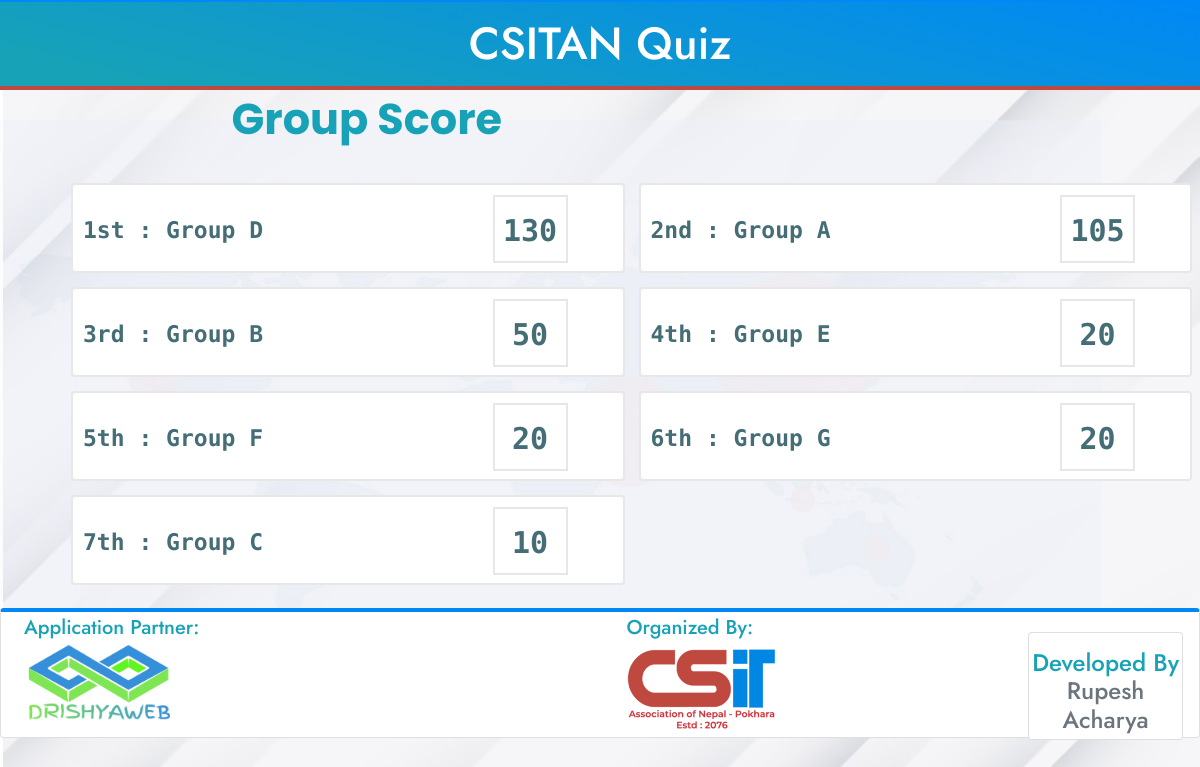
/leaderboard, run on an earlier commit of the app's database.
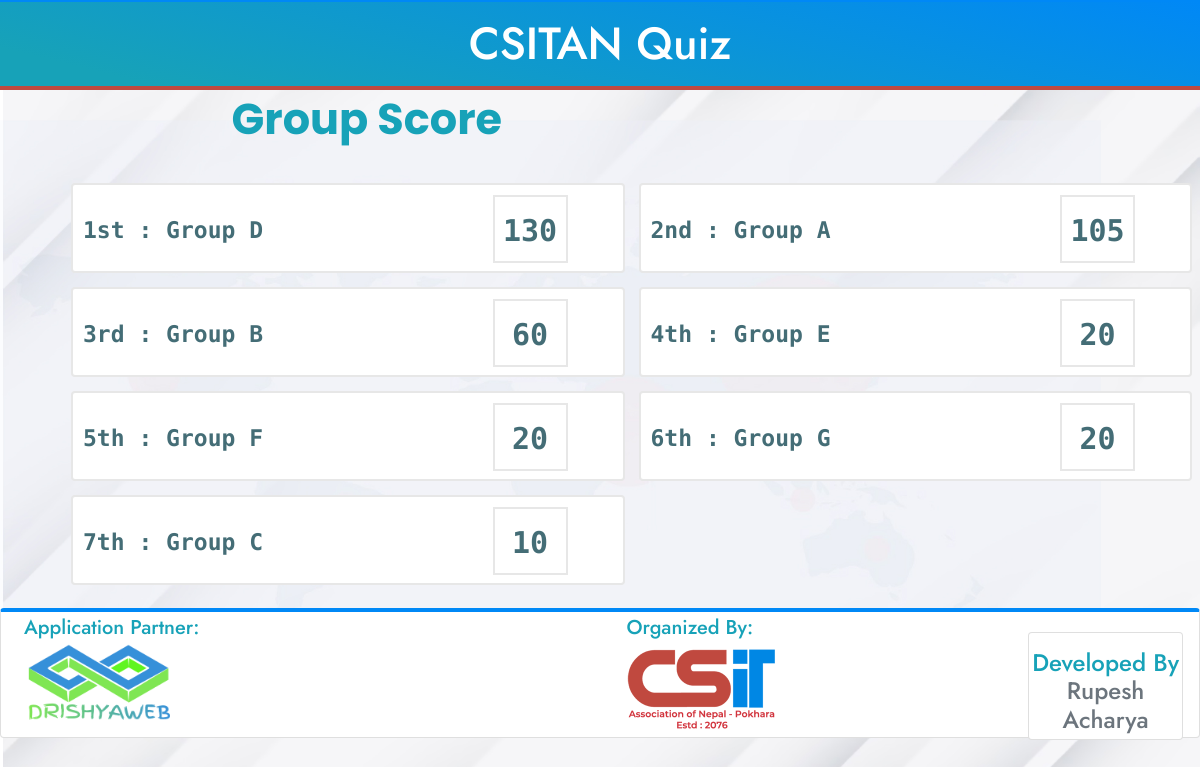
And on a later commit of the database.
### Main/models.py (models this page shows, shortened)
class User(models.Model):
    name = models.CharField(max_length=100)
    score = models.IntegerField(default=0)
    is_active = models.BooleanField(default=False)

### Main/views.py (the view)
# urls.py: path('leaderboard', views.user_score, name="Leaderboard"),
def user_score(request):
    users = User.objects.order_by('-score')
    context = {
        'users' : users,
    }
    return render(request, 'Main/user_score.html', context)

### Main/templatetags/tags.py (called while the page is built)
@register.simple_tag
def ordinal(number):
    ordinal = lambda n: "%d%s" % (n,"tsnrhtdd"[(n//10%10!=1)*(n%10<4)*n%10::4])
    return ordinal(number)

### Main/templates/Main/user_score.html (shortened to what this page needs)
{% load static %}
{% load tags %}
<!DOCTYPE html>
<html lang="en">
<head>
	<link rel="stylesheet" href="{% static 'assets/css/bootstrap.min.css' %}">
	<link rel="stylesheet" href="{% static 'assets/css/owl.carousel.css' %}">
	<link rel="stylesheet" href="{% static 'assets/css/animate.min.css' %}">
	<link rel="stylesheet" href="{% static 'assets/css/fontawesome-all.css' %}">
	<link rel="stylesheet" href="{% static 'assets/css/style.css' %}">
  	<body style="font-family: 'Roboto Mono', monospace, 'Source Code Pro', monospace; ">
		<div class="quiz-top-area">
			<h1 class="text-center" >CSITAN Quiz</h1>
		</div>
<div class="row ml-5">
     <div class="col-md-12">
    	<div class="quiz-title">
        <h2 id="" class="text-info mt-1">Group Score</h2>
      </div>
        <div class="quiz-option-selector ">
          <ul>
          {% for u in users %}
            <li style="width: 50%;">
              <label class="answer" style="width: 100%;">
                <span class="exp-label">{{forloop.counter|ordinal}} : {{u.name}}</span>
                <span style="float: right;" class="exp-number text-uppercase">{{u.score}}</span>
              </label>
            </li>
          {% endfor %}
          </ul>
        </div>
      </div>
</div>
  <footer style=" height:130px;" class="footer card mt-3 pt-1">
      <div class="">
        <div class="row ml-2">
          <div class="col-md-6 ">
            <h5 class="text-info ">Application Partner:</h5>
            <img class="" src="{% static 'img/drishya.png' %}" alt="Drishya Web" width="150px"height="100px">
          </div>
          <div class="col-md-4">
            <h5 class="text-info">Organized By:</h5>
            <img class="" src="{% static 'img/csitan.png' %}" alt="CSITAN Pokhara" width="150px"height="100px">
          </div>
          <div class="col-md-2">
           <div class="card mt-3 pb-1 mr-3">
            <h4 class="text-info mt-3 text-center">
              Developed By <br>
              <span class="text-secondary">Rupesh Acharya</span>
            </h4>
           </div>
          </div>
        </div>
      </div>
    </footer>
     	</body>
	</html>

What changed in the data, as far as the page shows it:
changed User "Group B": score "50" → "60"
